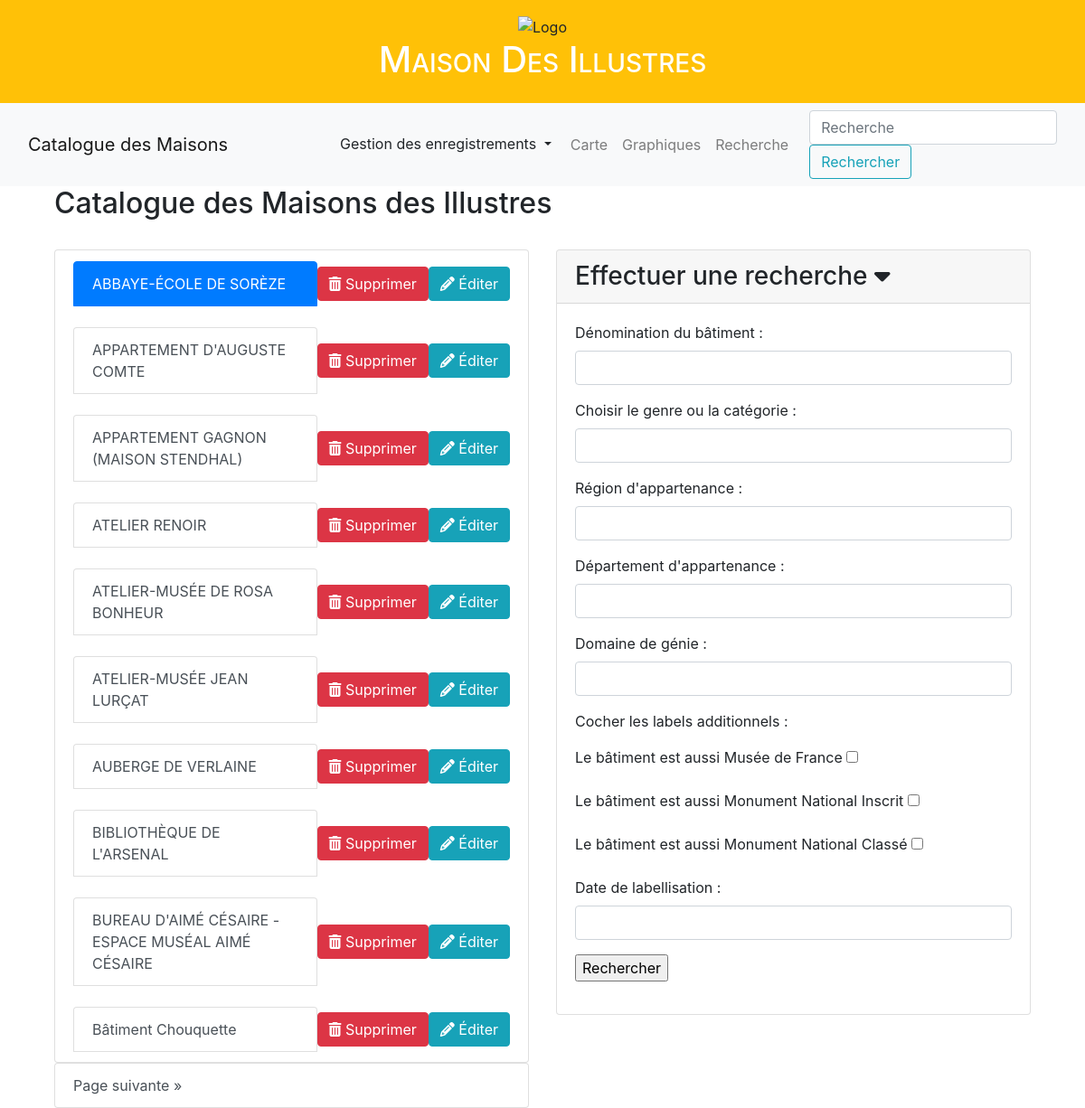
The app's page /maisons, older data.
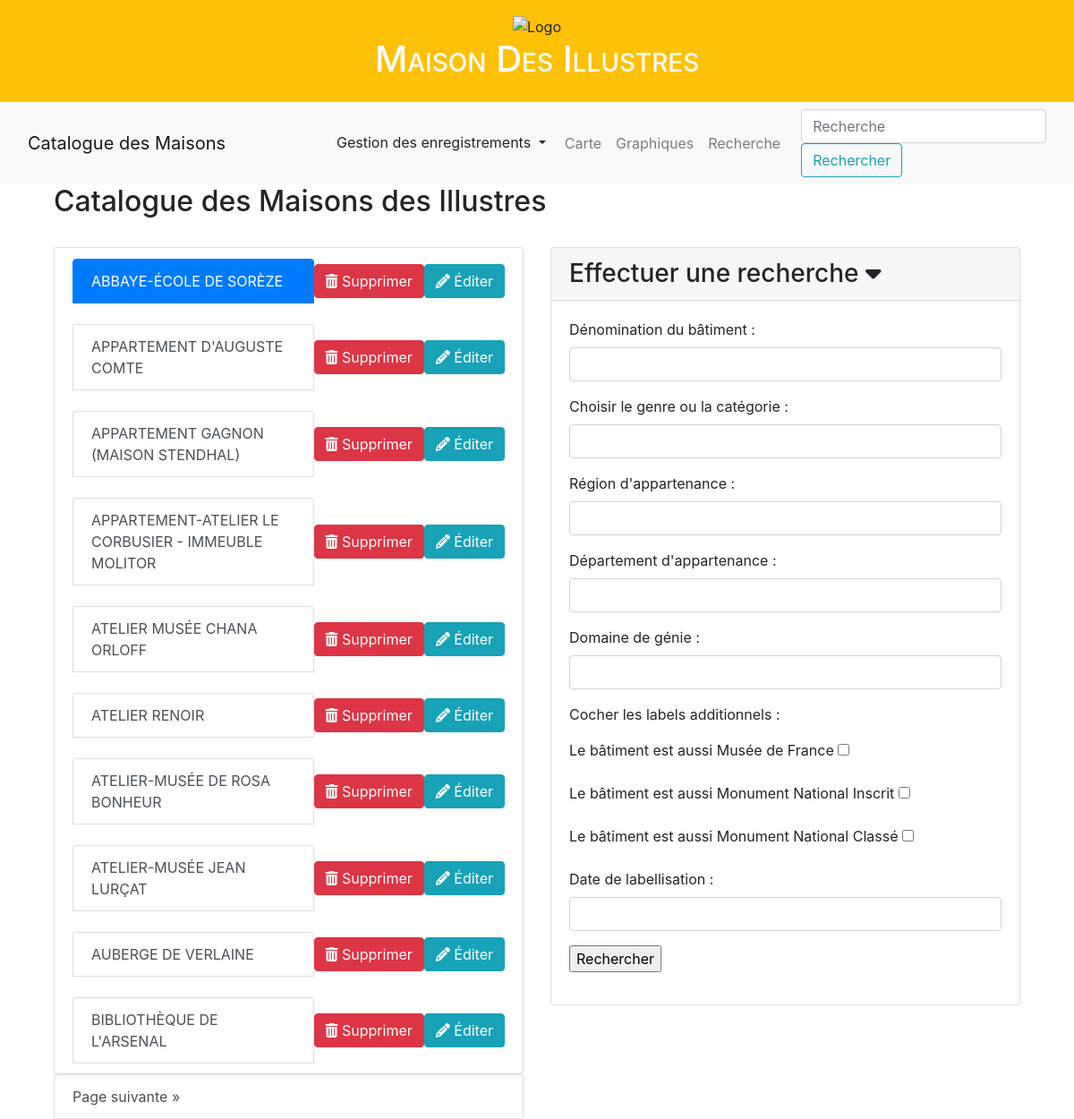
The same page, newer data.
### appli/app/models/data.py (models this page shows, shortened)
class Maisons(db.Model):
    __tablename__ = "maisons"
    id = db.Column(db.String(500), primary_key=True)
    denomination = db.Column(db.String(45))
    code_postal = db.Column(db.String(5))
    dpmt = db.Column(db.String(45))
    region = db.Column(db.String(45))
    adresse = db.Column(db.String(45))
    commune = db.Column(db.String(45))
    code_INSEE = db.Column(db.String(5))
    pays = db.Column(db.String(45))
    date_label = db.Column(db.Integer)
    latitude = db.Column(db.Float)
    longitude = db.Column(db.Float)
    museeFrance = db.Column(db.Boolean)
    monumentsInscrits = db.Column(db.Boolean)
    monumentsClasses = db.Column(db.Boolean)
    nombreSPR = db.Column(db.Integer, nullable=True)
    type = db.Column(db.Enum(Domaine))
    idWikidata = db.Column(
        db.String(20),
        db.ForeignKey('personnes.idWikidata'))

### appli/app/routes/generales.py (the view)
@app.route("/", methods=['GET', 'POST'])
@app.route("/maisons", methods=['GET', 'POST'])
@app.route("/maisons/<int:page>", methods=['GET', 'POST'])
def maisons(page=1):
    form=Recherche()
    donnees = Maisons.query.order_by(Maisons.denomination).paginate(page=page, per_page=app.config["MAISONS_PER_PAGE"])
    return render_template("pages/liste.html",
        sous_titre="Liste des maisons",
        donnees=donnees,
        form=form)

### appli/app/models/formulaires.py
class Recherche(FlaskForm):
    denomination =  StringField("denomination", validators=[])
    type =  SelectField("type", choices=[], validators = [])
    region = SelectField("region", choices=[], validators=[])
    departement = SelectField("departement", choices=[])
    genre = SelectField("genre", choices=[], validators=[])
    museeFrance =  BooleanField("musee_france", default=False)
    monumentsInscrits =  BooleanField("monuments_inscrits", default=False)
    monumentsClasses =  BooleanField("monuments_classes", default=False)
    date_label = SelectField("date_label", choices=[], validators=[])

### appli/app/templates/pages/liste.html (shortened to what this page needs)
{% extends "partials/conteneur.html" %}
{% block body %}
<section class="padding-lg">
    <div class="container">
        <div class="row heading heading-icon">
            <div class="col-12">
                <h2>Catalogue des Maisons des Illustres</h2>
            </div>
        </div>
        <br>
        <div class="row">
            <div class="col-md-6">
                <div class="list-group" id="list-tab" role="tablist">
                    <ul class="list-group">
                        {% for maisons in donnees.items %}
                            <li class="list-group-item d-flex justify-content-between align-items-center">
                                <a class="list-group-item list-group-item-action {% if loop.index == 1 %}active{% endif %}"
                                   href="{{ url_for('info_maisons', nom_maisons=maisons.denomination)}}" role="tab"
                                   aria-controls="{{maisons.denomination}}">
                                   {{maisons.denomination}}
                                </a>
                                <div class="btn-group btn-group-sm">
                                    <form action="{{ url_for('sup_maison', nom_maison=maisons.denomination) }}" method="post" class="del-component">
                                        <button class="btn btn-danger" type="submit">
                                            <i class="fa fa-trash"></i> Supprimer
                                        </button>
                                    </form>
                                </div>
                                <div class="btn-group btn-group-sm">
                                    <a href="{{ url_for('update_maisons', nom_maison=maisons.denomination) }}">
                                        <button class="btn btn-info" type="submit">
                                            <i class="fa fa-pencil"></i> Éditer
                                        </button>
                                    </a>
                                </div>
                            </li>
                        {% endfor %}
                    </ul>
                    {% if donnees.next_num %}
                        <a class="list-group-item list-group-item-action btn btn-outline-dark{% if donnees.page == donnees.pages %} disabled{% endif %}"
                           id="list-list-next" href="{{ url_for('maisons', page=donnees.next_num) }}">
                            Page suivante &raquo;
                        </a>
                    {% endif %}
                </div>
            </div>
            <div class="col-md-6">
                <div class="card">
                    <h3 class="card-header" data-toggle="collapse" data-target="#collapseExample" aria-expanded="false" aria-controls="collapseExample">
                        Effectuer une recherche <i class="fa-solid fa-caret-down"></i>
                    </h3>
                    <div class="collapse show" id="collapseExample">
                        <div class="card-body">
                            {% include "partials/formulaires/recherche.html" %}
                        </div>
                    </div>
                </div>
            </div>
        </div>
    </div>
</section>
{%endblock%}

Row changes from the older to the newer data that the page shows:
no longer on this page (row edited): Maisons: denomination "BUREAU D'AIMÉ CÉSAIRE - ESPACE MUSÉAL AIMÉ CÉSAIRE"
removed Maisons: denomination "Bâtiment Chouquette"
added Maisons: denomination "APPARTEMENT-ATELIER LE CORBUSIER - IMMEUBLE MOLITOR"
added Maisons: denomination "ATELIER MUSÉE CHANA ORLOFF"
